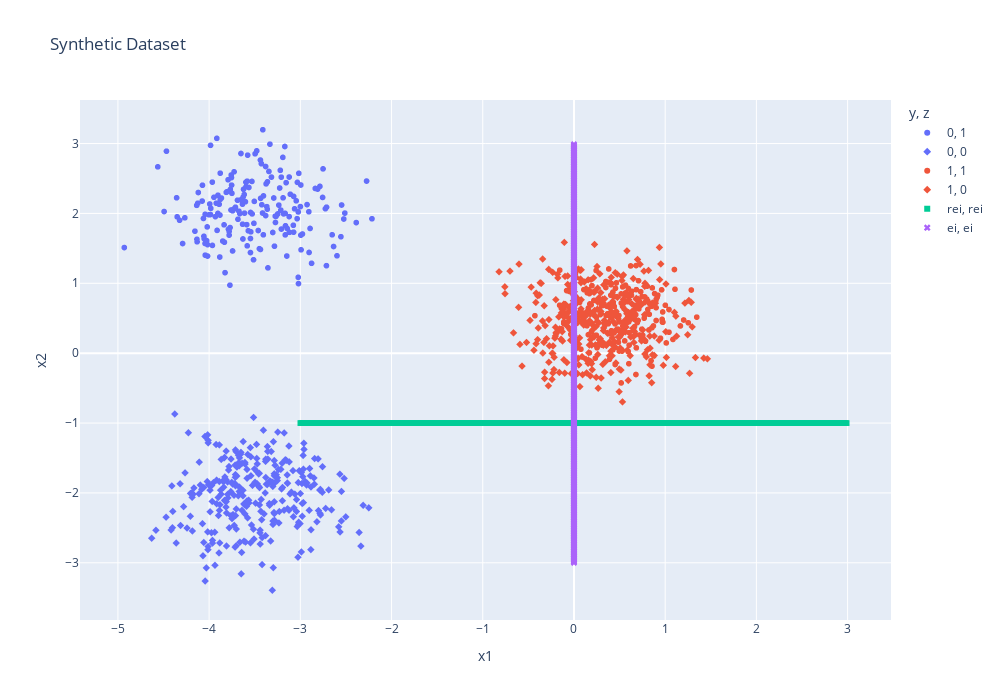

The cell this chart's notebook holds for it:
### Code cell
data[['y', 'z']] = data[['y', 'z']].astype('str')
px.scatter(data, x='x1', y='x2', color='y', symbol='z', width=1000, height=700, title=f'{dataset.name.capitalize()} Dataset')

### Figure 1 — Plotly figure (JSON) as saved in the notebook; plotly's stock layout.template omitted (floating-point values rounded to 4 significant figures; data arrays with more than 128 entries replaced by an {"elided": "..."} marker saying what was removed)
{"data": [{"hovertemplate": "y=0<br>z=1<br>x1=%{x}<br>x2=%{y}<extra></extra>", "legendgroup": "0, 1", "marker": {"color": "#636efa", "symbol": "circle"}, "mode": "markers", "name": "0, 1", "showlegend": true, "type": "scattergl", "x": {"elided": "191 float values"}, "xaxis": "x", "y": {"elided": "191 float values"}, "yaxis": "y"}, {"hovertemplate": "y=0<br>z=0<br>x1=%{x}<br>x2=%{y}<extra></extra>", "legendgroup": "0, 0", "marker": {"color": "#636efa", "symbol": "diamond"}, "mode": "markers", "name": "0, 0", "showlegend": true, "type": "scattergl", "x": {"elided": "296 float values"}, "xaxis": "x", "y": {"elided": "296 float values"}, "yaxis": "y"}, {"hovertemplate": "y=1<br>z=1<br>x1=%{x}<br>x2=%{y}<extra></extra>", "legendgroup": "1, 1", "marker": {"color": "#EF553B", "symbol": "circle"}, "mode": "markers", "name": "1, 1", "showlegend": true, "type": "scattergl", "x": {"elided": "204 float values"}, "xaxis": "x", "y": {"elided": "204 float values"}, "yaxis": "y"}, {"hovertemplate": "y=1<br>z=0<br>x1=%{x}<br>x2=%{y}<extra></extra>", "legendgroup": "1, 0", "marker": {"color": "#EF553B", "symbol": "diamond"}, "mode": "markers", "name": "1, 0", "showlegend": true, "type": "scattergl", "x": {"elided": "309 float values"}, "xaxis": "x", "y": {"elided": "309 float values"}, "yaxis": "y"}, {"hovertemplate": "y=rei<br>z=rei<br>x1=%{x}<br>x2=%{y}<extra></extra>", "legendgroup": "rei, rei", "marker": {"color": "#00cc96", "symbol": "square"}, "mode": "markers", "name": "rei, rei", "showlegend": true, "type": "scattergl", "x": {"elided": "600 float values"}, "xaxis": "x", "y": {"elided": "600 int values"}, "yaxis": "y"}, {"hovertemplate": "y=ei<br>z=ei<br>x1=%{x}<br>x2=%{y}<extra></extra>", "legendgroup": "ei, ei", "marker": {"color": "#ab63fa", "symbol": "x"}, "mode": "markers", "name": "ei, ei", "showlegend": true, "type": "scattergl", "x": {"elided": "600 int values"}, "xaxis": "x", "y": {"elided": "600 float values"}, "yaxis": "y"}], "layout": {"height": 700, "legend": {"title": {"text": "y, z"}, "tracegroupgap": 0}, "title": {"text": "Synthetic Dataset"}, "width": 1000, "xaxis": {"anchor": "y", "domain": [0, 1], "title": {"text": "x1"}}, "yaxis": {"anchor": "x", "domain": [0, 1], "title": {"text": "x2"}}}}
